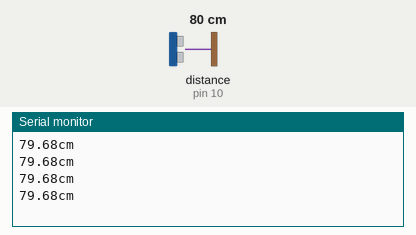
Simulated run of this sketch. Board: Arduino Uno, built with avr-gcc and run on an emulated ATmega328P. Shown: the last lines printed to the serial monitor. Wiring (inferred from the names in the program): ultrasonic range finder: trigger pin 9; echo pin 10. The inputs (shaded band) are chosen by the test bench; at power-on: distance to the obstacle (sensor on pin 10) 80 cm. The echo pulse lasts 58.3 µs per cm.

Above: at 1.2 s.
1.3 s: distance to the obstacle (sensor on pin 10) set to 2 cm
At 1.73 s:
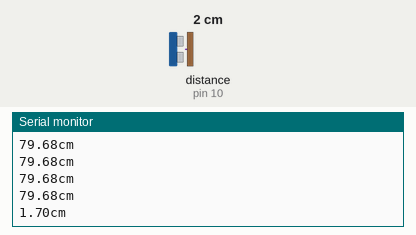
2.8 s: distance to the obstacle (sensor on pin 10) set to 4 cm
At 2.94 s:
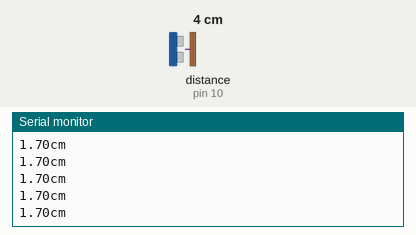
Timing chart, 0 to 5.8 s (numbered marks = the images above; inputs shaded):
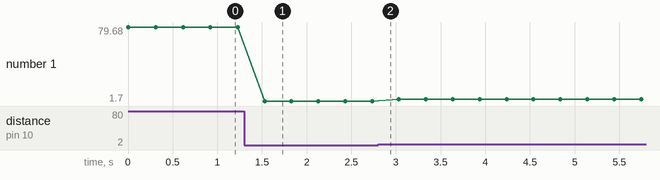

The sketch:

test-code.ino
```cpp
const int trigPin = 9, echoPin = 10;
void setup() {
pinMode(trigPin, OUTPUT);
pinMode(echoPin, INPUT);
Serial.begin(9600);
}
void loop() {
digitalWrite(trigPin, LOW); delayMicroseconds(2);
digitalWrite(trigPin, HIGH); delayMicroseconds(10);
digitalWrite(trigPin, LOW);
long duration = pulseIn(echoPin, HIGH);
float distanceCm = duration * 0.0343 / 2;
Serial.print(distanceCm); Serial.println("cm");
delay(300);
}
```

Measured:
- after the input at 1.3 s, the serial monitor: prints a new line after 0.23 s (image 1)
- plotted number 1: 79.68 → 1.7 after the input at 1.3 s, 1.7 → 3.69 after the input at 2.8 s
